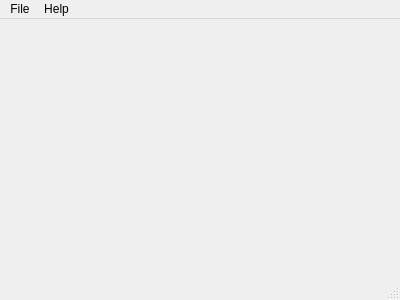
<?xml version="1.0" encoding="UTF-8"?>
<ui version="4.0">
 <class>LoggingVisualizer::MainWindow</class>
 <widget class="QMainWindow" name="LoggingVisualizer::MainWindow">
  <property name="geometry">
   <rect>
    <x>0</x>
    <y>0</y>
    <width>400</width>
    <height>300</height>
   </rect>
  </property>
  <property name="windowTitle">
   <string>MainWindow</string>
  </property>
  <widget class="QWidget" name="centralwidget">
   <layout class="QVBoxLayout" name="verticalLayout">
    <property name="leftMargin">
     <number>0</number>
    </property>
    <property name="topMargin">
     <number>0</number>
    </property>
    <property name="rightMargin">
     <number>0</number>
    </property>
    <property name="bottomMargin">
     <number>0</number>
    </property>
    <item>
     <widget class="Widgets::LogWidget" name="logWidget" native="true"/>
    </item>
   </layout>
  </widget>
  <widget class="QMenuBar" name="menubar">
   <property name="geometry">
    <rect>
     <x>0</x>
     <y>0</y>
     <width>400</width>
     <height>37</height>
    </rect>
   </property>
   <widget class="QMenu" name="menuFile">
    <property name="title">
     <string>File</string>
    </property>
    <addaction name="actionOpen"/>
    <addaction name="actionClose"/>
    <addaction name="separator"/>
    <addaction name="actionExit"/>
   </widget>
   <widget class="QMenu" name="menuHelp">
    <property name="title">
     <string>Help</string>
    </property>
    <addaction name="actionReport_an_issue"/>
    <addaction name="actionAbout"/>
   </widget>
   <addaction name="menuFile"/>
   <addaction name="menuHelp"/>
  </widget>
  <widget class="QStatusBar" name="statusbar"/>
  <action name="actionOpen">
   <property name="text">
    <string>Open...</string>
   </property>
  </action>
  <action name="actionClose">
   <property name="text">
    <string>Close file</string>
   </property>
  </action>
  <action name="actionExit">
   <property name="text">
    <string>Exit</string>
   </property>
  </action>
  <action name="actionReport_an_issue">
   <property name="text">
    <string>Report an issue</string>
   </property>
  </action>
  <action name="actionAbout">
   <property name="text">
    <string>About</string>
   </property>
  </action>
 </widget>
 <customwidgets>
  <customwidget>
   <class>Widgets::LogWidget</class>
   <extends>QWidget</extends>
   <header>widgets/log_widget.h</header>
   <container>1</container>
  </customwidget>
 </customwidgets>
 <resources/>
 <connections/>
</ui>
